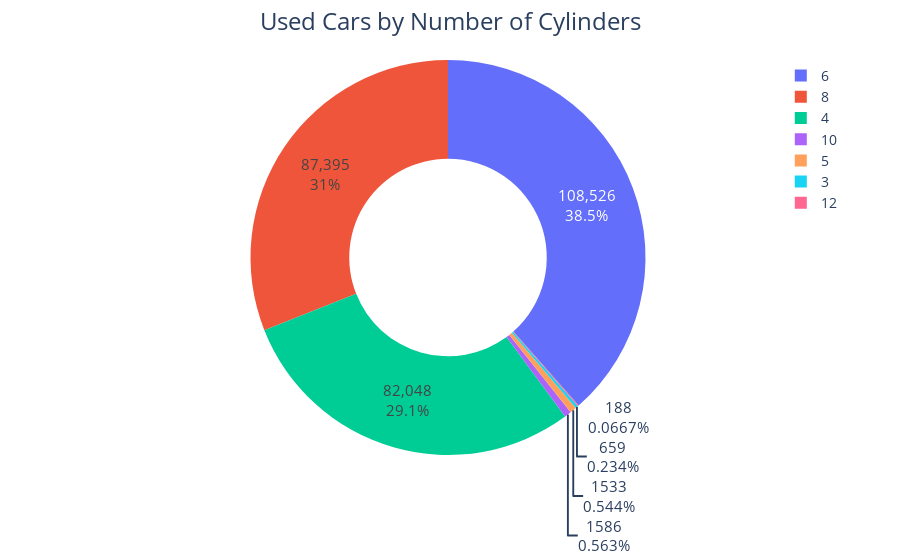

Notebook source saved alongside this figure:
### Markdown cell above
### Number of Cylinders

### Code cell
#Plot the number of vehicles by cylinders

top = dfProcessed.groupby('cylinders')['price'].agg(['count','max']).reset_index()

# Create the pie chart

fig = px.pie(top, values='count', names='cylinders', hole=0.5)
fig.update_traces(textinfo='percent + value', textfont_size=15)
fig.update_layout(title_text= 'Used Cars by Number of Cylinders', title_x=0.5, title_font=dict(size=24),font=dict(size=14))

fig.write_image('images/08_usedcars-cyl.png', width=1200, height=1000, )
# Show the chart
fig.show()

### Figure 1 — Plotly figure (JSON) as saved in the notebook; plotly's stock layout.template omitted (floating-point values rounded to 4 significant figures)
{"data": [{"domain": {"x": [0, 1], "y": [0, 1]}, "hole": 0.5, "hovertemplate": "cylinders=%{label}<br>count=%{value}<extra></extra>", "labels": [3, 4, 5, 6, 8, 10, 12], "legendgroup": "", "name": "", "showlegend": true, "textfont": {"size": 15}, "textinfo": "percent+value", "type": "pie", "values": [659, 82048, 1533, 108526, 87395, 1586, 188]}], "layout": {"font": {"size": 14}, "legend": {"tracegroupgap": 0}, "margin": {"t": 60}, "title": {"font": {"size": 24}, "text": "Used Cars by Number of Cylinders", "x": 0.5}}}
